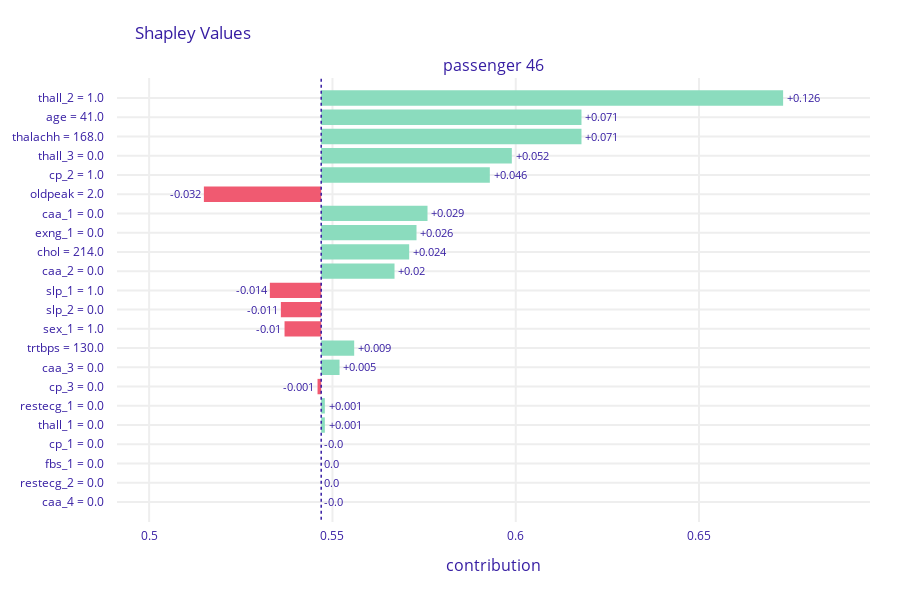

Source (notebook cell):
### Code cell
plot_both(positive_attribution_ids[:1])

### Figure 1 — Plotly figure (JSON) as saved in the notebook; plotly's stock layout.template omitted (floating-point values rounded to 4 significant figures)
{"data": [{"base": 0.5469, "hoverinfo": "text", "hoverlabel": {"bgcolor": "rgba(0,0,0,0.8)"}, "hovertext": ["Average response: 0.547<br>Prediction: 0.96<br>thall_2 = 1.0<br>increases average response <br>by 0.126", "Average response: 0.547<br>Prediction: 0.96<br>age = 41.0<br>increases average response <br>by 0.071", "Average response: 0.547<br>Prediction: 0.96<br>thalachh = 168.0<br>increases average response <br>by 0.071", "Average response: 0.547<br>Prediction: 0.96<br>thall_3 = 0.0<br>increases average response <br>by 0.052", "Average response: 0.547<br>Prediction: 0.96<br>cp_2 = 1.0<br>increases average response <br>by 0.046", "Average response: 0.547<br>Prediction: 0.96<br>oldpeak = 2.0<br>decreases average response <br>by 0.032", "Average response: 0.547<br>Prediction: 0.96<br>caa_1 = 0.0<br>increases average response <br>by 0.029", "Average response: 0.547<br>Prediction: 0.96<br>exng_1 = 0.0<br>increases average response <br>by 0.026", "Average response: 0.547<br>Prediction: 0.96<br>chol = 214.0<br>increases average response <br>by 0.024", "Average response: 0.547<br>Prediction: 0.96<br>caa_2 = 0.0<br>increases average response <br>by 0.02", "Average response: 0.547<br>Prediction: 0.96<br>slp_1 = 1.0<br>decreases average response <br>by 0.014", "Average response: 0.547<br>Prediction: 0.96<br>slp_2 = 0.0<br>decreases average response <br>by 0.011", "Average response: 0.547<br>Prediction: 0.96<br>sex_1 = 1.0<br>decreases average response <br>by 0.01", "Average response: 0.547<br>Prediction: 0.96<br>trtbps = 130.0<br>increases average response <br>by 0.009", "Average response: 0.547<br>Prediction: 0.96<br>caa_3 = 0.0<br>increases average response <br>by 0.005", "Average response: 0.547<br>Prediction: 0.96<br>cp_3 = 0.0<br>decreases average response <br>by 0.001", "Average response: 0.547<br>Prediction: 0.96<br>restecg_1 = 0.0<br>increases average response <br>by 0.001", "Average response: 0.547<br>Prediction: 0.96<br>thall_1 = 0.0<br>increases average response <br>by 0.001", "Average response: 0.547<br>Prediction: 0.96<br>cp_1 = 0.0<br>decreases average response <br>by 0.0", "Average response: 0.547<br>Prediction: 0.96<br>fbs_1 = 0.0<br>decreases average response <br>by 0.0", "Average response: 0.547<br>Prediction: 0.96<br>restecg_2 = 0.0<br>decreases average response <br>by 0.0", "Average response: 0.547<br>Prediction: 0.96<br>caa_4 = 0.0<br>decreases average response <br>by 0.0"], "marker": {"color": ["#8bdcbe", "#8bdcbe", "#8bdcbe", "#8bdcbe", "#8bdcbe", "#f05a71", "#8bdcbe", "#8bdcbe", "#8bdcbe", "#8bdcbe", "#f05a71", "#f05a71", "#f05a71", "#8bdcbe", "#8bdcbe", "#f05a71", "#8bdcbe", "#8bdcbe", "#f05a71", "#8bdcbe", "#8bdcbe", "#f05a71"]}, "orientation": "h", "showlegend": false, "text": ["+0.126", "+0.071", "+0.071", "+0.052", "+0.046", "-0.032", "+0.029", "+0.026", "+0.024", "+0.02", "-0.014", "-0.011", "-0.01", "+0.009", "+0.005", "-0.001", "+0.001", "+0.001", "-0.0", "0.0", "0.0", "-0.0"], "textposition": "outside", "type": "bar", "x": [0.126, 0.071, 0.071, 0.052, 0.046, -0.032, 0.029, 0.026, 0.024, 0.02, -0.014, -0.011, -0.01, 0.009, 0.005, -0.001, 0.001, 0.001, 0, 0, 0, 0], "xaxis": "x", "y": ["thall_2 = 1.0", "age = 41.0", "thalachh = 168.0", "thall_3 = 0.0", "cp_2 = 1.0", "oldpeak = 2.0", "caa_1 = 0.0", "exng_1 = 0.0", "chol = 214.0", "caa_2 = 0.0", "slp_1 = 1.0", "slp_2 = 0.0", "sex_1 = 1.0", "trtbps = 130.0", "caa_3 = 0.0", "cp_3 = 0.0", "restecg_1 = 0.0", "thall_1 = 0.0", "cp_1 = 0.0", "fbs_1 = 0.0", "restecg_2 = 0.0", "caa_4 = 0.0"], "yaxis": "y"}], "layout": {"annotations": [{"font": {"size": 16}, "showarrow": false, "text": "passenger 46", "x": 0.5, "xanchor": "center", "xref": "paper", "y": 1, "yanchor": "bottom", "yref": "paper"}, {"font": {"size": 16}, "showarrow": false, "text": "contribution", "x": 0.5, "xanchor": "center", "xref": "paper", "y": 0, "yanchor": "top", "yref": "paper", "yshift": -30}], "font": {"color": "#371ea3"}, "height": 593, "margin": {"b": 71, "r": 30, "t": 78}, "shapes": [{"line": {"color": "#371ea3", "dash": "dot", "width": 1.5}, "type": "line", "x0": 0.5469, "x1": 0.5469, "xref": "x", "y0": -1, "y1": 22, "yref": "y"}], "title": {"text": "Shapley Values", "x": 0.15}, "xaxis": {"anchor": "y", "automargin": true, "domain": [0, 1], "fixedrange": true, "gridwidth": 2, "range": [0.4912, 0.6966], "tickcolor": "white", "ticklen": 3, "ticks": "outside", "type": "linear", "zeroline": false}, "yaxis": {"anchor": "x", "automargin": true, "autorange": "reversed", "domain": [0, 1], "fixedrange": true, "gridwidth": 2, "tickcolor": "white", "ticklen": 10, "ticks": "outside", "type": "category"}}}
